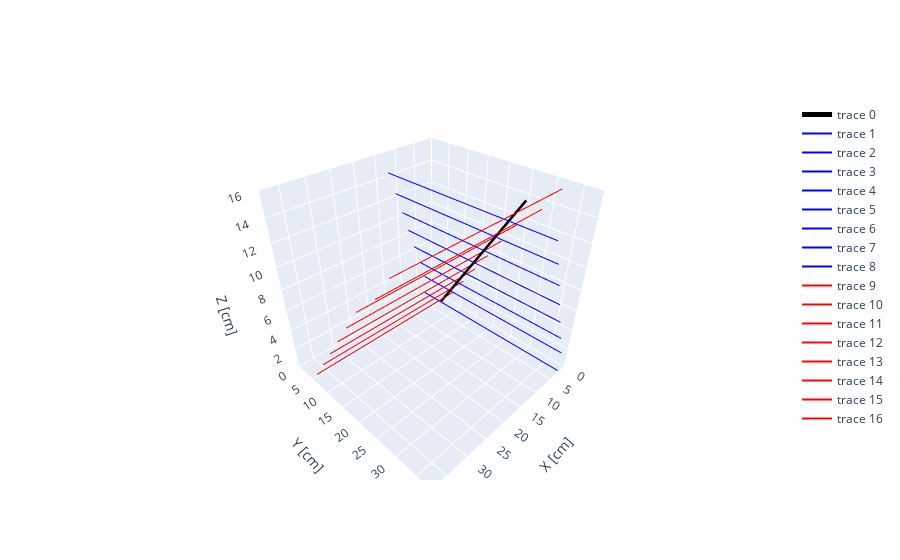

Write notebook code for a chart like this one.
### Code cell
xtilted_tracks[0].show()

### Figure 1 — Plotly figure (JSON) as saved in the notebook; plotly's stock layout.template omitted (floating-point values rounded to 4 significant figures)
{"data": [{"line": {"color": "black", "width": 5}, "mode": "lines", "type": "scatter3d", "x": [1.748, 1.954, 2.16, 2.366, 2.572, 2.778, 2.984, 3.19, 3.396, 3.603, 3.809, 4.015, 4.221, 4.427, 4.633, 4.839, 5.045, 5.251, 5.457, 5.663, 5.869, 6.075, 6.282, 6.488, 6.694, 6.9, 7.106, 7.312, 7.518, 7.724, 7.93, 8.136, 8.342, 8.548, 8.754, 8.96, 9.167, 9.373, 9.579, 9.785, 9.991, 10.2, 10.4, 10.61, 10.82, 11.02, 11.23, 11.43, 11.64, 11.85], "y": [5.047, 5.597, 6.146, 6.696, 7.245, 7.795, 8.345, 8.894, 9.444, 9.993, 10.54, 11.09, 11.64, 12.19, 12.74, 13.29, 13.84, 14.39, 14.94, 15.49, 16.04, 16.59, 17.14, 17.69, 18.24, 18.79, 19.34, 19.88, 20.43, 20.98, 21.53, 22.08, 22.63, 23.18, 23.73, 24.28, 24.83, 25.38, 25.93, 26.48, 27.03, 27.58, 28.13, 28.68, 29.23, 29.78, 30.33, 30.88, 31.42, 31.97], "z": [0, 0.3265, 0.6531, 0.9796, 1.306, 1.633, 1.959, 2.286, 2.612, 2.939, 3.265, 3.592, 3.918, 4.245, 4.571, 4.898, 5.224, 5.551, 5.878, 6.204, 6.531, 6.857, 7.184, 7.51, 7.837, 8.163, 8.49, 8.816, 9.143, 9.469, 9.796, 10.12, 10.45, 10.78, 11.1, 11.43, 11.76, 12.08, 12.41, 12.73, 13.06, 13.39, 13.71, 14.04, 14.37, 14.69, 15.02, 15.35, 15.67, 16]}, {"marker": {"color": "blue", "size": 1}, "mode": "lines", "type": "scatter3d", "x": [10.4, 10.4], "y": [0, 38.4], "z": [12.2, 12.2]}, {"marker": {"color": "blue", "size": 1}, "mode": "lines", "type": "scatter3d", "x": [12, 12], "y": [0, 38.4], "z": [14.2, 14.2]}, {"marker": {"color": "blue", "size": 1}, "mode": "lines", "type": "scatter3d", "x": [2.4, 2.4], "y": [0, 38.4], "z": [2.2, 2.2]}, {"marker": {"color": "blue", "size": 1}, "mode": "lines", "type": "scatter3d", "x": [4, 4], "y": [0, 38.4], "z": [4.2, 4.2]}, {"marker": {"color": "blue", "size": 1}, "mode": "lines", "type": "scatter3d", "x": [2.4, 2.4], "y": [0, 38.4], "z": [0.2, 0.2]}, {"marker": {"color": "blue", "size": 1}, "mode": "lines", "type": "scatter3d", "x": [7.2, 7.2], "y": [0, 38.4], "z": [8.2, 8.2]}, {"marker": {"color": "blue", "size": 1}, "mode": "lines", "type": "scatter3d", "x": [8.8, 8.8], "y": [0, 38.4], "z": [10.2, 10.2]}, {"marker": {"color": "blue", "size": 1}, "mode": "lines", "type": "scatter3d", "x": [5.6, 5.6], "y": [0, 38.4], "z": [6.2, 6.2]}, {"marker": {"color": "red", "size": 1}, "mode": "lines", "type": "scatter3d", "x": [0, 38.4], "y": [31.2, 31.2], "z": [15.2, 15.2]}, {"marker": {"color": "red", "size": 1}, "mode": "lines", "type": "scatter3d", "x": [0, 38.4], "y": [28, 28], "z": [13.2, 13.2]}, {"marker": {"color": "red", "size": 1}, "mode": "lines", "type": "scatter3d", "x": [0, 38.4], "y": [23.2, 23.2], "z": [11.2, 11.2]}, {"marker": {"color": "red", "size": 1}, "mode": "lines", "type": "scatter3d", "x": [0, 38.4], "y": [20, 20], "z": [9.2, 9.2]}, {"marker": {"color": "red", "size": 1}, "mode": "lines", "type": "scatter3d", "x": [0, 38.4], "y": [16.8, 16.8], "z": [7.2, 7.2]}, {"marker": {"color": "red", "size": 1}, "mode": "lines", "type": "scatter3d", "x": [0, 38.4], "y": [13.6, 13.6], "z": [5.2, 5.2]}, {"marker": {"color": "red", "size": 1}, "mode": "lines", "type": "scatter3d", "x": [0, 38.4], "y": [10.4, 10.4], "z": [3.2, 3.2]}, {"marker": {"color": "red", "size": 1}, "mode": "lines", "type": "scatter3d", "x": [0, 38.4], "y": [7.2, 7.2], "z": [1.2, 1.2]}], "layout": {"scene": {"aspectmode": "cube", "xaxis": {"range": [0, 38.4], "title": {"text": "X [cm]"}}, "yaxis": {"range": [0, 38.4], "title": {"text": "Y [cm]"}}, "zaxis": {"range": [0, 16], "title": {"text": "Z [cm]"}}}}}
